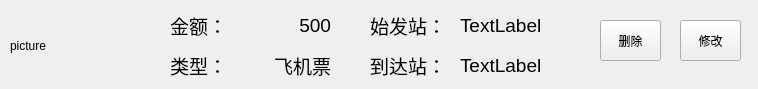
<?xml version="1.0" encoding="UTF-8"?>
<ui version="4.0">
 <class>billItem</class>
 <widget class="QWidget" name="billItem">
  <property name="geometry">
   <rect>
    <x>0</x>
    <y>0</y>
    <width>758</width>
    <height>89</height>
   </rect>
  </property>
  <property name="windowTitle">
   <string>Form</string>
  </property>
  <widget class="QLabel" name="label_2">
   <property name="geometry">
    <rect>
     <x>170</x>
     <y>10</y>
     <width>51</width>
     <height>31</height>
    </rect>
   </property>
   <property name="font">
    <font>
     <pointsize>14</pointsize>
    </font>
   </property>
   <property name="text">
    <string>金额：</string>
   </property>
  </widget>
  <widget class="QWidget" name="detailWidget" native="true">
   <property name="geometry">
    <rect>
     <x>350</x>
     <y>10</y>
     <width>241</width>
     <height>71</height>
    </rect>
   </property>
   <widget class="QLabel" name="label_4">
    <property name="geometry">
     <rect>
      <x>20</x>
      <y>0</y>
      <width>71</width>
      <height>31</height>
     </rect>
    </property>
    <property name="font">
     <font>
      <pointsize>14</pointsize>
     </font>
    </property>
    <property name="text">
     <string>始发站：</string>
    </property>
   </widget>
   <widget class="QLabel" name="label_5">
    <property name="geometry">
     <rect>
      <x>20</x>
      <y>40</y>
      <width>71</width>
      <height>31</height>
     </rect>
    </property>
    <property name="font">
     <font>
      <pointsize>14</pointsize>
     </font>
    </property>
    <property name="text">
     <string>到达站：</string>
    </property>
   </widget>
   <widget class="QLabel" name="leavePlace">
    <property name="geometry">
     <rect>
      <x>110</x>
      <y>0</y>
      <width>131</width>
      <height>31</height>
     </rect>
    </property>
    <property name="font">
     <font>
      <pointsize>14</pointsize>
     </font>
    </property>
    <property name="text">
     <string>TextLabel</string>
    </property>
   </widget>
   <widget class="QLabel" name="arrivePlace">
    <property name="geometry">
     <rect>
      <x>110</x>
      <y>40</y>
      <width>131</width>
      <height>31</height>
     </rect>
    </property>
    <property name="font">
     <font>
      <pointsize>14</pointsize>
     </font>
    </property>
    <property name="text">
     <string>TextLabel</string>
    </property>
   </widget>
  </widget>
  <widget class="QPushButton" name="modifyBtn">
   <property name="geometry">
    <rect>
     <x>680</x>
     <y>20</y>
     <width>61</width>
     <height>41</height>
    </rect>
   </property>
   <property name="text">
    <string>修改</string>
   </property>
  </widget>
  <widget class="QLabel" name="accountLabel">
   <property name="geometry">
    <rect>
     <x>240</x>
     <y>10</y>
     <width>91</width>
     <height>31</height>
    </rect>
   </property>
   <property name="font">
    <font>
     <pointsize>14</pointsize>
    </font>
   </property>
   <property name="text">
    <string>500</string>
   </property>
   <property name="alignment">
    <set>Qt::AlignRight|Qt::AlignTrailing|Qt::AlignVCenter</set>
   </property>
  </widget>
  <widget class="QPushButton" name="deleteBtn">
   <property name="geometry">
    <rect>
     <x>600</x>
     <y>20</y>
     <width>61</width>
     <height>41</height>
    </rect>
   </property>
   <property name="text">
    <string>删除</string>
   </property>
  </widget>
  <widget class="QLabel" name="label_3">
   <property name="geometry">
    <rect>
     <x>170</x>
     <y>50</y>
     <width>51</width>
     <height>31</height>
    </rect>
   </property>
   <property name="font">
    <font>
     <pointsize>14</pointsize>
    </font>
   </property>
   <property name="text">
    <string>类型：</string>
   </property>
  </widget>
  <widget class="QLabel" name="typeLabel">
   <property name="geometry">
    <rect>
     <x>240</x>
     <y>50</y>
     <width>91</width>
     <height>31</height>
    </rect>
   </property>
   <property name="font">
    <font>
     <pointsize>14</pointsize>
    </font>
   </property>
   <property name="text">
    <string>飞机票</string>
   </property>
   <property name="alignment">
    <set>Qt::AlignRight|Qt::AlignTrailing|Qt::AlignVCenter</set>
   </property>
  </widget>
  <widget class="QLabel" name="label">
   <property name="geometry">
    <rect>
     <x>10</x>
     <y>10</y>
     <width>151</width>
     <height>71</height>
    </rect>
   </property>
   <property name="text">
    <string>picture</string>
   </property>
  </widget>
 </widget>
 <resources/>
 <connections/>
</ui>
